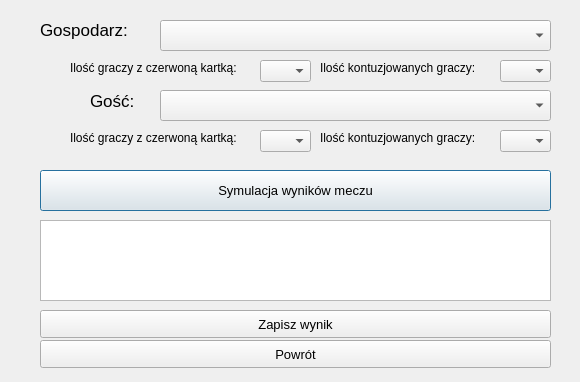
<?xml version="1.0" encoding="UTF-8"?>
<ui version="4.0">
 <class>Dialog</class>
 <widget class="QDialog" name="Dialog">
  <property name="geometry">
   <rect>
    <x>0</x>
    <y>0</y>
    <width>580</width>
    <height>382</height>
   </rect>
  </property>
  <property name="windowTitle">
   <string>Dialog</string>
  </property>
  <widget class="QComboBox" name="HomeComboBox">
   <property name="geometry">
    <rect>
     <x>160</x>
     <y>20</y>
     <width>391</width>
     <height>31</height>
    </rect>
   </property>
  </widget>
  <widget class="QComboBox" name="AwayComboBox">
   <property name="geometry">
    <rect>
     <x>160</x>
     <y>90</y>
     <width>391</width>
     <height>31</height>
    </rect>
   </property>
  </widget>
  <widget class="QLabel" name="label">
   <property name="geometry">
    <rect>
     <x>40</x>
     <y>20</y>
     <width>111</width>
     <height>20</height>
    </rect>
   </property>
   <property name="font">
    <font>
     <pointsize>13</pointsize>
    </font>
   </property>
   <property name="text">
    <string>Gospodarz:</string>
   </property>
  </widget>
  <widget class="QLabel" name="label_2">
   <property name="geometry">
    <rect>
     <x>90</x>
     <y>90</y>
     <width>56</width>
     <height>21</height>
    </rect>
   </property>
   <property name="font">
    <font>
     <pointsize>13</pointsize>
    </font>
   </property>
   <property name="text">
    <string>Gość:</string>
   </property>
  </widget>
  <widget class="QLabel" name="label_3">
   <property name="geometry">
    <rect>
     <x>70</x>
     <y>60</y>
     <width>191</width>
     <height>16</height>
    </rect>
   </property>
   <property name="text">
    <string>Ilość graczy z czerwoną kartką:</string>
   </property>
  </widget>
  <widget class="QComboBox" name="HRedComboBox">
   <property name="geometry">
    <rect>
     <x>260</x>
     <y>60</y>
     <width>51</width>
     <height>22</height>
    </rect>
   </property>
  </widget>
  <widget class="QLabel" name="label_4">
   <property name="geometry">
    <rect>
     <x>320</x>
     <y>60</y>
     <width>171</width>
     <height>16</height>
    </rect>
   </property>
   <property name="text">
    <string>Ilość kontuzjowanych graczy:</string>
   </property>
  </widget>
  <widget class="QComboBox" name="HInjurComboBox">
   <property name="geometry">
    <rect>
     <x>500</x>
     <y>60</y>
     <width>51</width>
     <height>22</height>
    </rect>
   </property>
  </widget>
  <widget class="QLabel" name="label_5">
   <property name="geometry">
    <rect>
     <x>320</x>
     <y>130</y>
     <width>171</width>
     <height>16</height>
    </rect>
   </property>
   <property name="text">
    <string>Ilość kontuzjowanych graczy:</string>
   </property>
  </widget>
  <widget class="QComboBox" name="AInjurComboBox">
   <property name="geometry">
    <rect>
     <x>500</x>
     <y>130</y>
     <width>51</width>
     <height>22</height>
    </rect>
   </property>
  </widget>
  <widget class="QLabel" name="label_6">
   <property name="geometry">
    <rect>
     <x>70</x>
     <y>130</y>
     <width>191</width>
     <height>16</height>
    </rect>
   </property>
   <property name="text">
    <string>Ilość graczy z czerwoną kartką:</string>
   </property>
  </widget>
  <widget class="QComboBox" name="ARedComboBox">
   <property name="geometry">
    <rect>
     <x>260</x>
     <y>130</y>
     <width>51</width>
     <height>22</height>
    </rect>
   </property>
  </widget>
  <widget class="QPushButton" name="SimulateButton">
   <property name="geometry">
    <rect>
     <x>40</x>
     <y>170</y>
     <width>511</width>
     <height>41</height>
    </rect>
   </property>
   <property name="font">
    <font>
     <pointsize>10</pointsize>
    </font>
   </property>
   <property name="text">
    <string>Symulacja wyników meczu</string>
   </property>
  </widget>
  <widget class="QPushButton" name="SaveButton">
   <property name="geometry">
    <rect>
     <x>40</x>
     <y>310</y>
     <width>511</width>
     <height>28</height>
    </rect>
   </property>
   <property name="font">
    <font>
     <pointsize>10</pointsize>
    </font>
   </property>
   <property name="text">
    <string>Zapisz wynik</string>
   </property>
  </widget>
  <widget class="QTableWidget" name="tableWidget">
   <property name="geometry">
    <rect>
     <x>40</x>
     <y>220</y>
     <width>511</width>
     <height>81</height>
    </rect>
   </property>
   <property name="font">
    <font>
     <pointsize>7</pointsize>
    </font>
   </property>
   <property name="tabKeyNavigation">
    <bool>true</bool>
   </property>
   <property name="cornerButtonEnabled">
    <bool>false</bool>
   </property>
  </widget>
  <widget class="QPushButton" name="backButton">
   <property name="geometry">
    <rect>
     <x>40</x>
     <y>340</y>
     <width>511</width>
     <height>28</height>
    </rect>
   </property>
   <property name="font">
    <font>
     <pointsize>10</pointsize>
    </font>
   </property>
   <property name="text">
    <string>Powrót</string>
   </property>
  </widget>
 </widget>
 <resources/>
 <connections/>
</ui>
